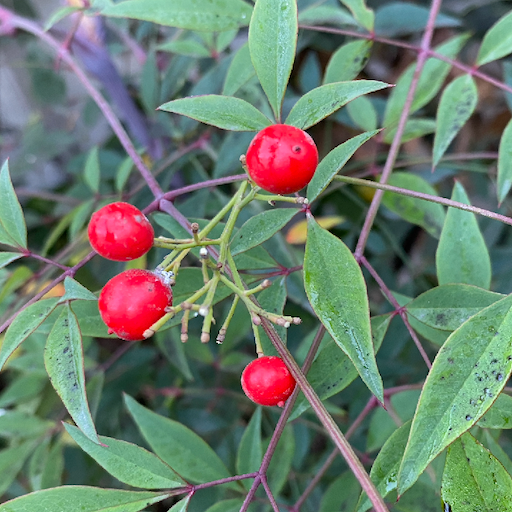
#> input picture 005 Color/frutos_rojos.png, 512 x 512 px
$ jupyter execute '005 Color.ipynb'   (shell and % lines are left out)
#> lines starting #> are read from the running program, lines starting #| are printed output that depends on the picture
> 📌 **Nota de autoría:**
> Este notebook está basado en el material provisto por el profesor **Matías Barreto**
> para la materia **Técnicas de Procesamiento de Imágenes** (IFTS N.º 24 – 2025).
> El contenido fue complementado con explicaciones teóricas, comentarios y recursos adicionales
> por Cynthia Villagra, con asistencia de herramientas como **ChatGPT** y bibliografía de libre acceso.

### 📥 Descarga de la imagen
Se utiliza `wget` para descargar la imagen `frutos_rojos.png` desde Dropbox.

### 📚 Importación de librerías
Se importa OpenCV (`cv2`) para procesamiento de imágenes y `cv2_imshow` para mostrar imágenes en Google Colab.

[cell 1]
import cv2
from google.colab.patches import cv2_imshow

### 🖼 Lectura y visualización de la imagen
Se carga la imagen en formato BGR, se muestra su tamaño, tipo de dato y memoria utilizada. Luego, se visualiza.

[cell 2]
imagen_bgr = cv2.imread('frutos_rojos.png')
#> imagen_bgr is the input picture: shape (512, 512, 3); mean B, G, R 109.9, 124.8, 107.5
print("Dimensiones de la imagen:", imagen_bgr.shape)
#| Dimensiones de la imagen: (512, 512, 3)
print("Tipo de datos:", imagen_bgr.dtype)
#| Tipo de datos: uint8
print("Tamaño en memoria (bytes):", imagen_bgr.nbytes)
#| Tamaño en memoria (bytes): 786432
cv2_imshow(imagen_bgr)

### 🔵 Canal Azul (B)
Se extrae el canal azul de la imagen (índice 0), se calculan estadísticas básicas y se muestra el canal.

[cell 3]
B = imagen_bgr[:,:,0]
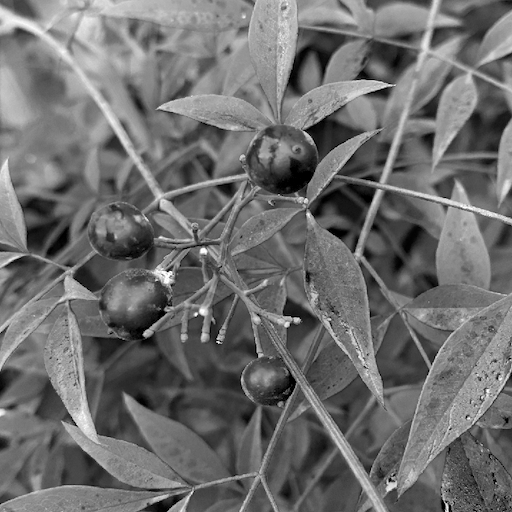
#> B: shape (512, 512); min 0, max 255, mean 109.9
print("Estadísticas del canal Azul:")
print(f"Valor mínimo: {B.min()}, Valor máximo: {B.max()}, Promedio: {B.mean():.2f}")
#| Valor mínimo: 0, Valor máximo: 255, Promedio: 109.91
cv2_imshow(B)

### 🟢 Canal Verde (G)
Se extrae el canal verde (índice 1), se muestran estadísticas y su visualización.

[cell 4]
G = imagen_bgr[:,:,1]
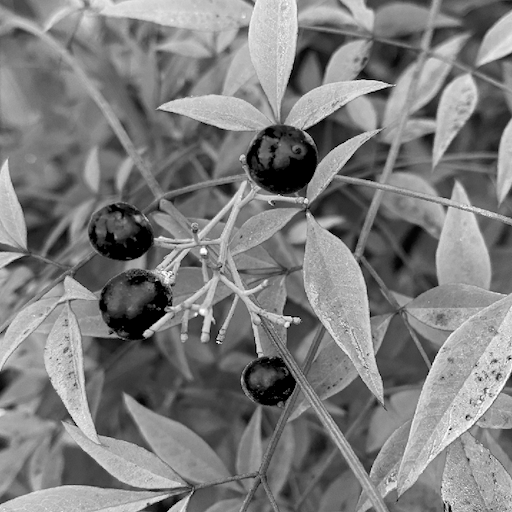
#> G: shape (512, 512); min 0, max 255, mean 124.8
print("\nEstadísticas del canal Verde:")
print(f"Valor mínimo: {G.min()}, Valor máximo: {G.max()}, Promedio: {G.mean():.2f}")
#| Valor mínimo: 0, Valor máximo: 255, Promedio: 124.80
cv2_imshow(G)

### 🔴 Canal Rojo (R)
Se analiza el canal rojo (índice 2) y se presentan sus características.

[cell 5]
R = imagen_bgr[:,:,2]
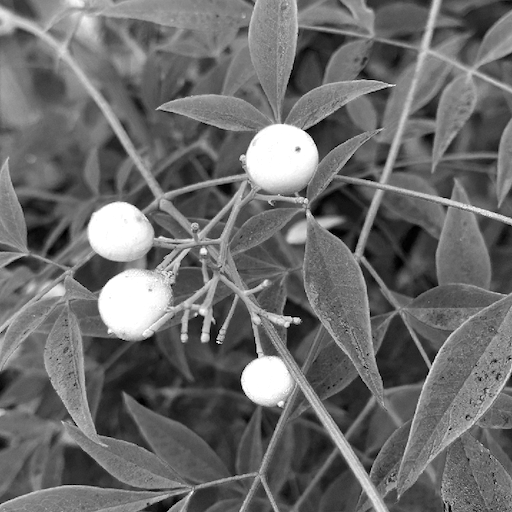
#> R: shape (512, 512); min 0, max 255, mean 107.5
print("\nEstadísticas del canal Rojo:")
print(f"Valor mínimo: {R.min()}, Valor máximo: {R.max()}, Promedio: {R.mean():.2f}")
#| Valor mínimo: 0, Valor máximo: 255, Promedio: 107.48
cv2_imshow(R)

### 📊 Importación de Matplotlib
Se importa la biblioteca `matplotlib.pyplot` para una visualización alternativa.

[cell 6]
import matplotlib.pyplot as plt

### 🖼 Visualización con Matplotlib
Se carga la imagen en formato RGB y se muestra con Matplotlib, incluyendo título, ejes y barra de color.

[cell 7]
imagen_rgb = plt.imread('frutos_rojos.png')
plt.figure(figsize=(10,8))
plt.imshow(imagen_rgb)
plt.title('Imagen RGB en Matplotlib')
plt.axis('on')
plt.colorbar()
plt.show()
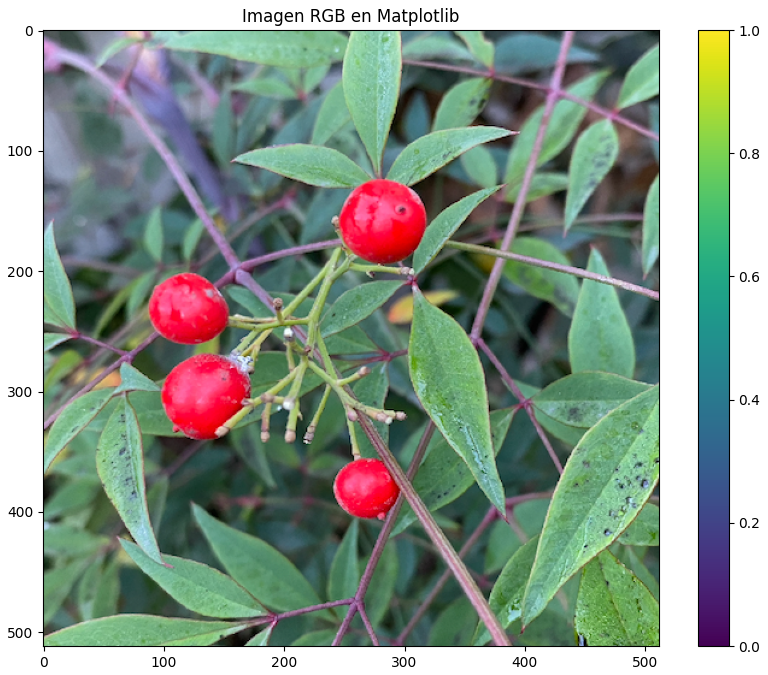
#> figure drawn by matplotlib, 2 panels

### 🎨 ¿Qué significa la **barra de color** en `plt.colorbar()`?

Cuando en una imagen usás `plt.imshow()` y luego `plt.colorbar()`, **se muestra una barra lateral con una escala de colores**. Esta barra indica qué **valores numéricos** (por ejemplo, intensidades de color o niveles de gris) están representados por qué **colores** en la imagen.

---

### 👇 En este contexto:

```python
imagen_rgb = plt.imread('frutos_rojos.png')
plt.imshow(imagen_rgb)
plt.colorbar()
```

📌 Lo que está pasando:

- `plt.imread()` carga la imagen como una **matriz NumPy**, donde cada píxel tiene valores entre 0 y 1 (si es RGB normalizado).
- `plt.imshow()` interpreta esos valores y los representa visualmente.
- `plt.colorbar()` agrega una **escala lateral** que muestra cómo se relacionan los **valores numéricos** de los píxeles con los colores.

---

### 🧠 Pero ojo con esto:

- Si la imagen es en color RGB como en tu notebook, **la barra de color puede no ser muy útil**, porque cada píxel tiene 3 valores (R, G, B), y la escala de colores de la barra solo representa **un valor por píxel**.
- Por eso, la barra de color **es más útil cuando mostrás una sola capa**, como una imagen en escala de grises o una máscara binaria.

### 📷 Ejemplo práctico:

Si mostraras solo un canal, por ejemplo el azul:

[cell 8]
plt.imshow(B, cmap='gray')
plt.colorbar()
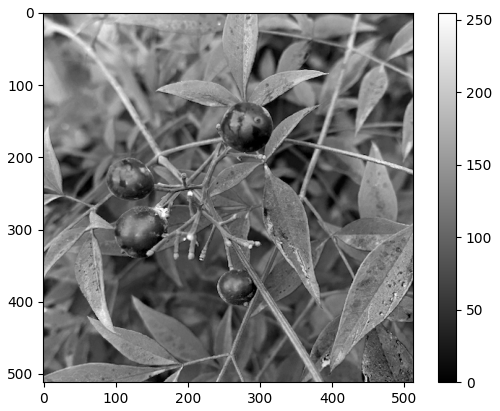
#> figure drawn by matplotlib, 2 panels
